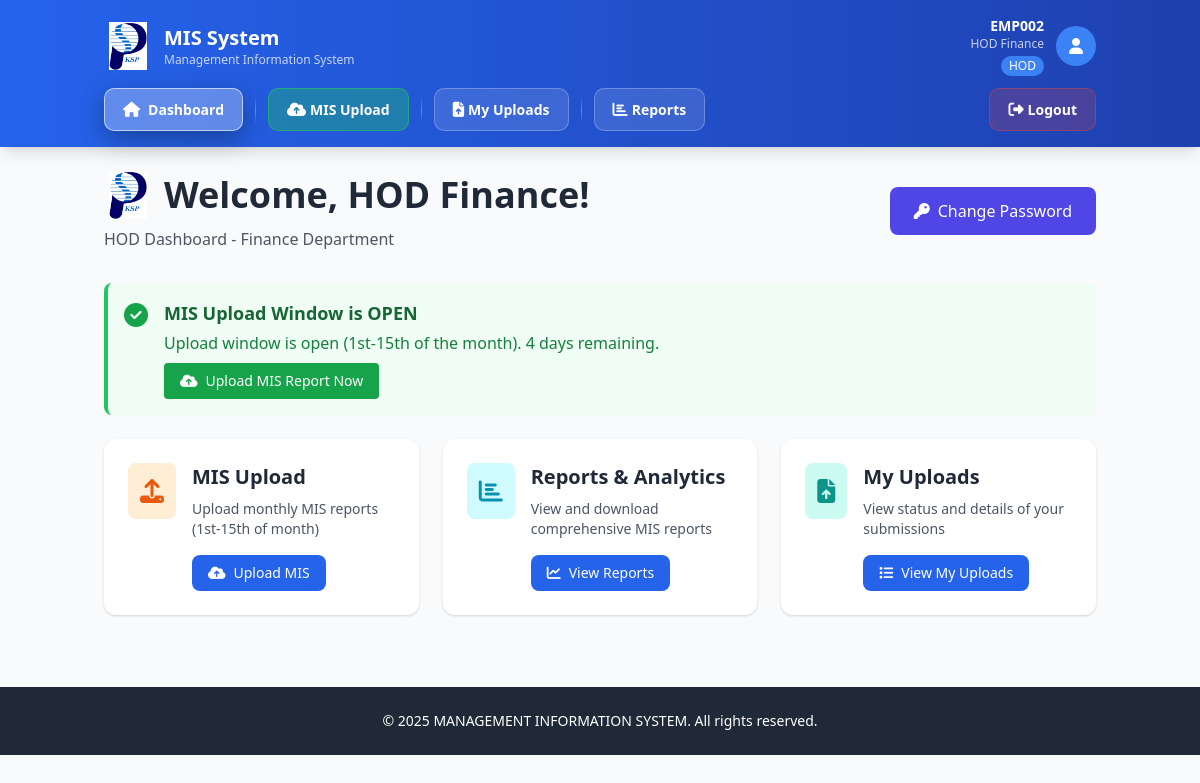
The app's page /dashboard (signed in) with its own data.
### app.py (models this page shows)
class User(db.Model):
    __tablename__ = 'users'
    UserID = db.Column(db.Integer, primary_key=True)
    EmpID = db.Column(db.String(20), unique=True, nullable=False, index=True)
    Username = db.Column(db.String(50), nullable=True)
    PasswordHash = db.Column(db.String(255), nullable=False)
    Email = db.Column(db.String(100), unique=True, nullable=False)
    DepartmentID = db.Column(db.Integer, db.ForeignKey('departments.DeptID'), nullable=False)
    RoleID = db.Column(db.Integer, db.ForeignKey('roles.RoleID'), nullable=False)
    IsActive = db.Column(db.Boolean, default=True)
    FailedLoginAttempts = db.Column(db.Integer, default=0)
    LastFailedLogin = db.Column(db.DateTime, nullable=True)
    AccountLockedUntil = db.Column(db.DateTime, nullable=True)
    PasswordLastChanged = db.Column(db.DateTime, default=lambda: datetime.now(IST))
    PasswordExpiryDate = db.Column(db.DateTime, default=lambda: datetime.now(IST) + timedelta(days=90))
    CreatedAt = db.Column(db.DateTime, default=lambda: datetime.now(IST))
    UpdatedAt = db.Column(db.DateTime, default=lambda: datetime.now(IST), onupdate=lambda: datetime.now(IST))
    uploads = db.relationship('MISUpload', foreign_keys='MISUpload.UploadedBy', backref='uploader', lazy=True)

class Role(db.Model):
    __tablename__ = 'roles'
    RoleID = db.Column(db.Integer, primary_key=True)
    RoleName = db.Column(db.String(50), unique=True, nullable=False)
    users = db.relationship('User', backref='role', lazy=True)

class Department(db.Model):
    __tablename__ = 'departments'
    DeptID = db.Column(db.Integer, primary_key=True)
    DeptName = db.Column(db.String(100), unique=True, nullable=False)
    ActiveFlag = db.Column(db.Boolean, default=True)
    users = db.relationship('User', backref='department', lazy=True)
    uploads = db.relationship('MISUpload', backref='department', lazy=True)
    templates = db.relationship('Template', backref='department', lazy=True)

### app.py (the view)
@app.route('/dashboard')
@login_required
def dashboard():
    user = User.query.get(session['user_id'])
    if not user or not user.IsActive:
        session.clear()
        flash('Your session has expired. Please log in again.', 'error')
        return redirect(url_for('login'))
    active_fy = FinancialYear.query.filter_by(ActiveFlag=True).first()
    if user.role.RoleName == 'Admin':
        recent_uploads = MISUpload.query.order_by(MISUpload.UploadDate.desc()).limit(5).all()
    elif user.role.RoleName == 'Management':
        recent_uploads = ConsolidatedMIS.query.order_by(ConsolidatedMIS.CreatedDate.desc()).limit(5).all()
    elif user.role.RoleName == 'Supervisor':
        recent_uploads = MISUpload.query.filter_by(SupervisorApproved=False, IsCancelled=False).order_by(MISUpload.UploadDate.desc()).limit(5).all()
    elif user.role.RoleName == 'HOD':
        recent_uploads = MISUpload.query.filter_by(DepartmentID=user.DepartmentID).order_by(MISUpload.UploadDate.desc()).limit(5).all()
    else:
        flash('Invalid role. Please contact administrator.', 'error')
        session.clear()
        return redirect(url_for('login'))
    upload_allowed, upload_message = check_upload_window()
    hod_count = 0
    pending_uploads_count = 0
    supervisor_pending_count = 0
    supervisor_pending_uploads = []
    management_pending_consolidated = []
    if user.role.RoleName == 'Admin':
        hod_role = Role.query.filter_by(RoleName='HOD').first()
        if hod_role:
            hod_count = User.query.filter_by(RoleID=hod_role.RoleID, IsActive=True).count()
    if user.role.RoleName == 'Supervisor':
        supervisor_pending_count = MISUpload.query.filter_by(SupervisorApproved=False, Status='In Review', IsCancelled=False).count()
        supervisor_pending_uploads = MISUpload.query.filter_by(SupervisorApproved=False, Status='In Review', IsCancelled=False).order_by(MISUpload.UploadDate.desc()).limit(2).all()
    if user.role.RoleName == 'Management':
        pending_uploads_count = ConsolidatedMIS.query.filter_by(Status='Pending Review').count()
        management_pending_consolidated = ConsolidatedMIS.query.filter_by(Status='Pending Review').order_by(ConsolidatedMIS.CreatedDate.desc()).limit(2).all()
    stats = {
        'total_users': User.query.count(),
        'total_depts': Department.query.count(),
        'active_fy': active_fy.FYName if active_fy else 'None',
        'total_uploads': MISUpload.query.count(),
        'recent_uploads': recent_uploads,
        'upload_allowed': upload_allowed,
        'upload_message': upload_message,
        'hod_count': hod_count,
        'pending_uploads_count': pending_uploads_count,
        'supervisor_pending_count': supervisor_pending_count,
        'supervisor_pending_uploads': supervisor_pending_uploads,
        'management_pending_consolidated': management_pending_consolidated,
        'email_configured': email_service.is_configured()
    }
    today = date.today()
    last_day_of_month = calendar.monthrange(today.year, today.month)[1]
    return render_template('dashboard.html', current_user=user, stats=stats,
                          upload_window_start=UPLOAD_WINDOW_START_DAY,
                          upload_window_end=UPLOAD_WINDOW_END_DAY,
                          supervisor_approval_start_day=SUPERVISOR_APPROVAL_START_DAY,
                          supervisor_approval_end_day=last_day_of_month)

### app.py (called while the page is built)
def login_required(f):
    from functools import wraps
    @wraps(f)
    def decorated_function(*args, **kwargs):
        if 'user_id' not in session:
            flash('Please log in to access this page.', 'error')
            return redirect(url_for('login'))
        return f(*args, **kwargs)
    return decorated_function

### email_service.py (called while the page is built)
    def is_configured(self):
        return all([
            self.smtp_host,
            self.smtp_port,
            self.smtp_username,
            self.smtp_password,
            self.from_email
        ])

### templates/dashboard.html (shortened to what this page needs)
{% extends "base.html" %}
{% block content %}
<div class="max-w-7xl mx-auto">
    <div class="mb-8 flex justify-between items-center">
        <div>
            <h2 class="text-4xl font-bold text-gray-800 mb-2 flex items-center gap-3">
                <img src="{{ url_for('static', filename='logo.png') }}" alt="KSPL Logo" class="w-12 h-12 object-contain">
                Welcome{% if current_user.Username %}, {{ current_user.Username }}{% else %}, {{ current_user.EmpID }}{% endif %}!
            </h2>
            <p class="text-gray-600">{{ current_user.role.RoleName }} Dashboard - {{ current_user.department.DeptName }} Department</p>
        </div>
        <button onclick="openChangePasswordModal()" class="px-6 py-3 bg-indigo-600 text-white rounded-lg hover:bg-indigo-700 transition-colors flex items-center gap-2">
            <i class="fas fa-key"></i>
            Change Password
        </button>
    </div>
    {% if stats.hod_blocked_message %}
    <div class="mb-6 p-4 bg-red-50 border-l-4 border-red-500 rounded-lg flex items-start gap-4">
        <div class="text-red-600 text-2xl">
            <i class="fas fa-lock"></i>
        </div>
        <div class="flex-1">
            <h3 class="text-lg font-bold text-red-800 mb-1">Upload Blocked - Approved MIS Exists</h3>
            <p class="text-red-700">{{ stats.hod_blocked_message }}</p>
        </div>
    </div>
    {% elif stats.upload_allowed %}
    <div class="mb-6 p-4 bg-green-50 border-l-4 border-green-500 rounded-lg flex items-start gap-4">
        <div class="text-green-600 text-2xl">
            <i class="fas fa-check-circle"></i>
        </div>
        <div class="flex-1">
            <h3 class="text-lg font-bold text-green-800 mb-1">MIS Upload Window is OPEN</h3>
            <p class="text-green-700">{{ stats.upload_message }}</p>
            {% if current_user.role.RoleName in ['Admin', 'HOD'] %}
            <a href="{{ url_for('mis_upload') }}" class="inline-block mt-2 px-4 py-2 bg-green-600 text-white rounded hover:bg-green-700 transition-colors text-sm">
                <i class="fas fa-cloud-upload-alt mr-2"></i>Upload MIS Report Now
            </a>
            {% endif %}
        </div>
    </div>
    {% endif %}
    <div class="grid grid-cols-1 md:grid-cols-2 lg:grid-cols-3 gap-6">
        {% if current_user.role.RoleName in ['Admin', 'HOD'] %}
        <div class="card p-6 hover:shadow-xl transition-all">
            <div class="flex items-start gap-4">
                <div class="bg-orange-100 p-3 rounded-lg">
                    <i class="fas fa-upload text-orange-600 text-2xl"></i>
                </div>
                <div class="flex-1">
                    <h3 class="text-xl font-bold mb-2 text-gray-800">MIS Upload</h3>
                    <p class="text-gray-600 mb-4 text-sm">Upload monthly MIS reports ({{ upload_window_start }}st-{{ upload_window_end }}th of month)</p>
                    <a href="{{ url_for('mis_upload') }}" class="btn btn-primary text-sm">
                        <i class="fas fa-cloud-upload-alt mr-2"></i> Upload MIS
                    </a>
                </div>
            </div>
        </div>
        {% endif %}
        <div class="card p-6 hover:shadow-xl transition-all">
            <div class="flex items-start gap-4">
                <div class="bg-cyan-100 p-3 rounded-lg">
                    <i class="fas fa-chart-bar text-cyan-600 text-2xl"></i>
                </div>
                <div class="flex-1">
                    <h3 class="text-xl font-bold mb-2 text-gray-800">Reports & Analytics</h3>
                    <p class="text-gray-600 mb-4 text-sm">View and download comprehensive MIS reports</p>
                    <a href="{{ url_for('reports') }}" class="btn btn-primary text-sm">
                        <i class="fas fa-chart-line mr-2"></i> View Reports
                    </a>
                </div>
            </div>
        </div>
        {% if current_user.role.RoleName == 'HOD' %}
        <div class="card p-6 hover:shadow-xl transition-all">
            <div class="flex items-start gap-4">
                <div class="bg-teal-100 p-3 rounded-lg">
                    <i class="fas fa-file-upload text-teal-600 text-2xl"></i>
                </div>
                <div class="flex-1">
                    <h3 class="text-xl font-bold mb-2 text-gray-800">My Uploads</h3>
                    <p class="text-gray-600 mb-4 text-sm">View status and details of your submissions</p>
                    <a href="{{ url_for('my_uploads') }}" class="btn btn-primary text-sm">
                        <i class="fas fa-list mr-2"></i> View My Uploads
                    </a>
                </div>
            </div>
        </div>
        {% endif %}
    </div>
</div>
{% endblock %}

### templates/base.html (shortened to what this page needs)
<!DOCTYPE html>
<html lang="en">
<head>
    <script src="https://cdn.tailwindcss.com"></script>
    <link rel="stylesheet" href="{{ url_for('static', filename='css/styles.css') }}">
    <link rel="stylesheet" href="https://cdnjs.cloudflare.com/ajax/libs/font-awesome/6.4.0/css/all.min.css">
</head>
<body class="bg-gray-50 min-h-screen">
    {% if 'user_id' in session %}
    <nav class="bg-gradient-to-r from-blue-600 to-blue-800 text-white shadow-lg">
        <div class="container mx-auto px-4 py-4">
            <div class="flex justify-between items-center mb-3">
                <div class="flex items-center gap-3">
                    <img src="{{ url_for('static', filename='logo.png') }}" alt="KSPL Logo" class="w-12 h-12 object-contain">
                    <div>
                        <h1 class="text-xl font-bold">MIS System</h1>
                        <p class="text-xs opacity-75">Management Information System</p>
                    </div>
                </div>
                <div class="flex items-center gap-3">
                    <div class="text-right hidden sm:block">
                        <p class="text-sm font-semibold">{{ current_user.EmpID }}</p>
                        {% if current_user.Username %}<p class="text-xs opacity-75">{{ current_user.Username }}</p>{% endif %}
                        <span class="inline-block mt-1 px-2 py-0.5 bg-blue-500 rounded-full text-xs font-medium">
                            {{ current_user.role.RoleName }}
                        </span>
                    </div>
                    <div class="w-10 h-10 bg-blue-500 rounded-full flex items-center justify-center">
                        <i class="fas fa-user text-white"></i>
                    </div>
                </div>
            </div>
            <div class="flex flex-wrap gap-2 items-center">
                <a href="{{ url_for('dashboard') }}" class="nav-button {% if request.endpoint == 'dashboard' %}nav-button-active{% endif %}">
                    <i class="fas fa-home mr-2"></i>Dashboard
                </a>
                {% if current_user.role.RoleName in ['Admin', 'HOD'] %}
                <a href="{{ url_for('mis_upload') }}" class="nav-button nav-button-highlight {% if request.endpoint == 'mis_upload' %}nav-button-active{% endif %}">
                    <i class="fas fa-cloud-upload-alt mr-1"></i>MIS Upload
                </a>
                {% endif %}
                {% if current_user.role.RoleName == 'HOD' %}
                <a href="{{ url_for('my_uploads') }}" class="nav-button {% if request.endpoint == 'my_uploads' %}nav-button-active{% endif %}">
                    <i class="fas fa-file-upload mr-1"></i>My Uploads
                </a>
                {% endif %}
                <a href="{{ url_for('reports') }}" class="nav-button {% if request.endpoint == 'reports' %}nav-button-active{% endif %}">
                    <i class="fas fa-chart-bar mr-1"></i>Reports
                </a>
                <div class="ml-auto">
                    <a href="{{ url_for('logout') }}" class="nav-button nav-button-logout">
                        <i class="fas fa-sign-out-alt mr-1"></i>Logout
                    </a>
                </div>
            </div>
        </div>
    </nav>
    {% endif %}
    <div class="container mx-auto px-4 py-6">
        {% block content %}{% endblock %}
    </div>
    <footer class="bg-gray-800 text-white mt-12 py-6">
        <div class="container mx-auto px-4 text-center">
            <p class="text-sm">&copy; 2025 MANAGEMENT INFORMATION SYSTEM. All rights reserved.</p>
        </div>
    </footer>
</body>
</html>

### static/css/styles.css (style rules this page uses)
:root { --primary: #2563eb; --primary-dark: #1e40af; --success: #10b981; --warning: #f59e0b; --danger: #ef4444; --info: #3b82f6; --gray-50: #f9fafb; --gray-100: #f3f4f6; --gray-200: #e5e7eb; --gray-300: #d1d5db; --gray-700: #374151; --gray-800: #1f2937; --gray-900: #111827; }
.card { background: white; border-radius: 0.75rem; box-shadow: 0 1px 3px 0 rgba(0, 0, 0, 0.1), 0 1px 2px 0 rgba(0, 0, 0, 0.06); transition: all 0.3s ease; }
.btn { display: inline-flex; align-items: center; justify-content: center; padding: 0.5rem 1rem; border-radius: 0.5rem; font-weight: 500; transition: all 0.2s ease; cursor: pointer; border: none; }
.btn-primary { background-color: var(--primary); color: white; }
.nav-button { display: inline-flex; align-items: center; justify-content: center; padding: 0.625rem 1.125rem; background-color: rgba(255, 255, 255, 0.12); color: white; border-radius: 0.625rem; font-size: 0.875rem; font-weight: 600; text-decoration: none; transition: all 0.3s cubic-bezier(0.4, 0, 0.2, 1); border: 1px solid rgba(255, 255, 255, 0.25); cursor: pointer; white-space: nowrap; }
.nav-button i { font-size: 0.95rem; }
.nav-button-active { background-color: rgba(255, 255, 255, 0.28); border-color: rgba(255, 255, 255, 0.6); box-shadow: 0 8px 24px rgba(0, 0, 0, 0.3); }
.nav-button-highlight { background-color: rgba(34, 197, 94, 0.35); border-color: rgba(34, 197, 94, 0.6); }
.nav-button-logout { background-color: rgba(239, 68, 68, 0.2); border-color: rgba(239, 68, 68, 0.4); }

### records on screen
User: EmpID "EMP002", Username "HOD Finance"
Role: role.RoleName "HOD"
Department: department.DeptName "Finance"

### other values on screen
{{ stats.upload_message }} "Upload window is open (1st-15th of the month). 4 days remaining."
{{ upload_window_start }} "1"
